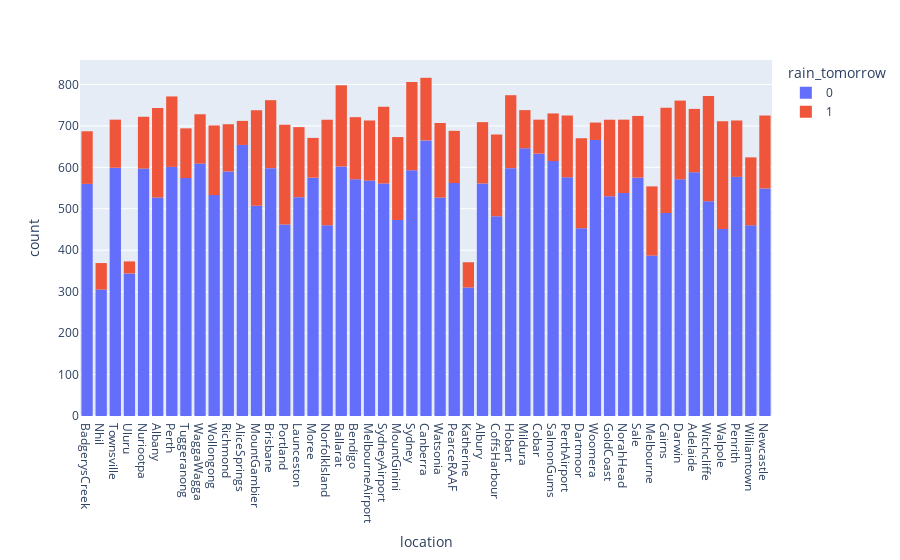

This figure's notebook cell:
### Code cell
px.histogram(df, x='location', color=target)

### Figure 1 — Plotly figure (JSON) as saved in the notebook; plotly's stock layout.template omitted (floating-point values rounded to 4 significant figures; data arrays with more than 128 entries replaced by an {"elided": "..."} marker saying what was removed)
{"data": [{"alignmentgroup": "True", "bingroup": "x", "hovertemplate": "rain_tomorrow=0<br>location=%{x}<br>count=%{y}<extra></extra>", "legendgroup": "0", "marker": {"color": "#636efa"}, "name": "0", "offsetgroup": "0", "orientation": "v", "showlegend": true, "type": "histogram", "x": {"elided": "26519 str values"}, "xaxis": "x", "yaxis": "y"}, {"alignmentgroup": "True", "bingroup": "x", "hovertemplate": "rain_tomorrow=1<br>location=%{x}<br>count=%{y}<extra></extra>", "legendgroup": "1", "marker": {"color": "#EF553B"}, "name": "1", "offsetgroup": "1", "orientation": "v", "showlegend": true, "type": "histogram", "x": {"elided": "7672 str values"}, "xaxis": "x", "yaxis": "y"}], "layout": {"barmode": "relative", "legend": {"title": {"text": "rain_tomorrow"}, "tracegroupgap": 0}, "margin": {"t": 60}, "xaxis": {"anchor": "y", "domain": [0, 1], "title": {"text": "location"}}, "yaxis": {"anchor": "x", "domain": [0, 1], "title": {"text": "count"}}}}
